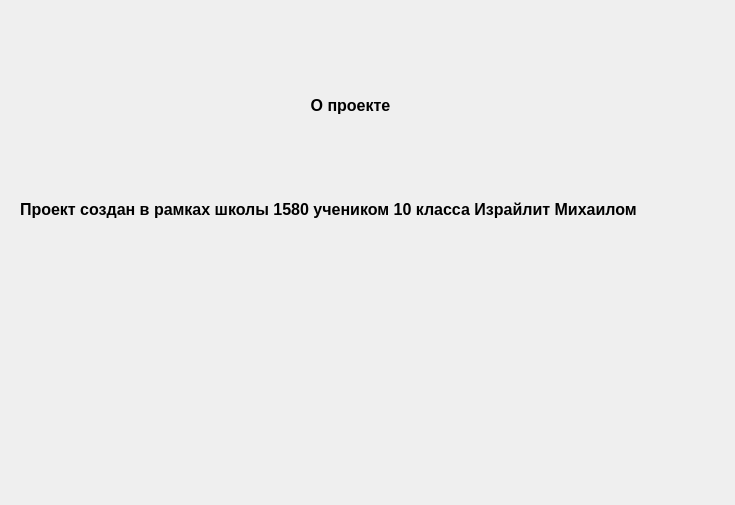
<?xml version="1.0" encoding="UTF-8"?>
<ui version="4.0">
 <class>registrate</class>
 <widget class="QWidget" name="registrate">
  <property name="geometry">
   <rect>
    <x>0</x>
    <y>0</y>
    <width>735</width>
    <height>505</height>
   </rect>
  </property>
  <property name="windowTitle">
   <string>Form</string>
  </property>
  <widget class="QLabel" name="label">
   <property name="geometry">
    <rect>
     <x>140</x>
     <y>90</y>
     <width>421</width>
     <height>31</height>
    </rect>
   </property>
   <property name="font">
    <font>
     <pointsize>12</pointsize>
     <weight>75</weight>
     <bold>true</bold>
    </font>
   </property>
   <property name="text">
    <string>О проекте</string>
   </property>
   <property name="alignment">
    <set>Qt::AlignCenter</set>
   </property>
  </widget>
  <widget class="QLabel" name="label_2">
   <property name="geometry">
    <rect>
     <x>20</x>
     <y>200</y>
     <width>661</width>
     <height>31</height>
    </rect>
   </property>
   <property name="font">
    <font>
     <pointsize>12</pointsize>
     <weight>75</weight>
     <bold>true</bold>
    </font>
   </property>
   <property name="text">
    <string>Проект создан в рамках школы 1580 учеником 10 класса Израйлит Михаилом</string>
   </property>
   <property name="alignment">
    <set>Qt::AlignLeading|Qt::AlignLeft|Qt::AlignTop</set>
   </property>
  </widget>
  <widget class="QLabel" name="logo">
   <property name="geometry">
    <rect>
     <x>70</x>
     <y>310</y>
     <width>651</width>
     <height>121</height>
    </rect>
   </property>
   <property name="text">
    <string/>
   </property>
  </widget>
 </widget>
 <resources/>
 <connections/>
</ui>
